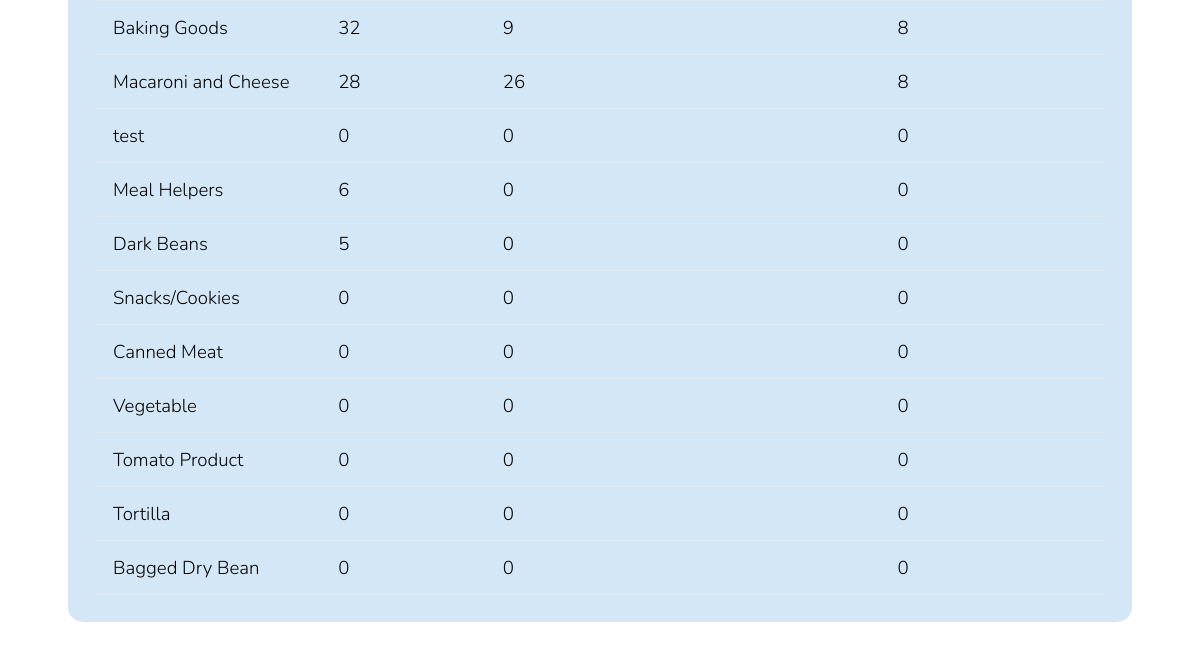
Page /inventory.php (signed in, lower part) on the earlier database version.
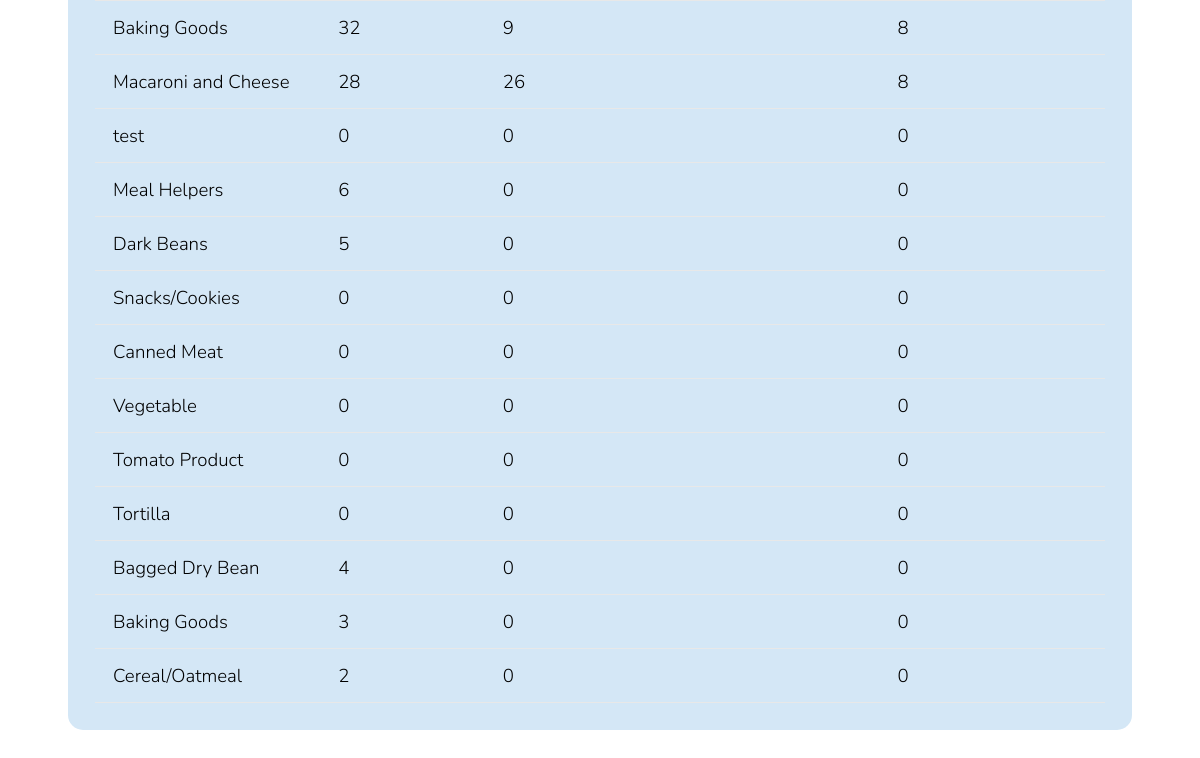
Same page on the later database version.
### tables this page shows
CREATE TABLE `dbinventory` (
  `id` int(11) NOT NULL,
  `location` varchar(50) NOT NULL DEFAULT 'Main',
  `item_category_id` int(11) NOT NULL,
  `category_name` varchar(100) NOT NULL,
  `current_quantity` int(11) NOT NULL,
  `minimum_quantity` int(11) NOT NULL,
  `allocated_quantity` int(11) NOT NULL
);

### database/dbInventory.php (called while the page is built, shortened)
<?php
include_once(dirname(__FILE__).'/../domain/InventoryItem.php');
function getAllInventoryItems() {
    $con = connect();
    $query = "SELECT * FROM dbinventory ORDER BY id";
    $result = mysqli_query($con, $query);
    $inventoryItems = array();
    while ($row = mysqli_fetch_assoc($result)) {
        $inventoryItem = new InventoryItem($row['id'], $row['item_category_id'], $row['category_name'], $row['current_quantity'], $row['minimum_quantity'], $row['allocated_quantity']);
        $inventoryItems[] = $inventoryItem;
    }
    return $inventoryItems;
}

### domain/InventoryItem.php (called while the page is built, shortened)
<?php
class InventoryItem {
    private $category_name;
    private $current_quantity;
    private $minimum_quantity;
    private $allocated_quantity;
    function __construct($id, $item_category_id, $category_name, $current_quantity, $minimum_quantity, $allocated_quantity) {
        $this->category_name = $category_name;
        $this->current_quantity = $current_quantity;
        $this->minimum_quantity = $minimum_quantity;
        $this->allocated_quantity = $allocated_quantity;
    }
    function getCategoryName() {
        return $this->category_name;
    }
    function getCurrentQuantity() {
        return $this->current_quantity;
    }
    function getMinimumQuantity() {
        return $this->minimum_quantity;
    }
    function getAllocatedQuantity() {
        return $this->allocated_quantity;
    }
}

### inventory.php (the view, shortened to what this page needs)
<?php
require_once(__DIR__ . '/database/dbInventory.php');
$items = getAllInventoryItems();
?>
<!DOCTYPE html>
<html>
<head>
    <?php require_once('universal.inc'); ?>
    <link rel="stylesheet" href="css/base.css">
</head>
<body>
    <?php require_once('header.php'); ?>
    <main>
<div class="report-container">
            <div class="report-section">
                <br>
                <div id="sorted-table">
                    <div class="table-wrapper">
                        <table class="report-table" id="sortedInventoryTable">
                            <tbody>
                                <?php if (count($items) > 0): ?>
                                    <?php foreach ($items as $item): ?>
                                        <tr>
                                            <td><?= htmlspecialchars($item->getCategoryName()) ?></td>
                                            <td><?= htmlspecialchars($item->getCurrentQuantity()) ?></td>
                                            <td><?= htmlspecialchars($item->getAllocatedQuantity()) ?></td>
                                            <td data-sort-value="<?= $item->getAllocatedQuantity() > $item->getCurrentQuantity() ? '1' : '0' ?>"><?= $item->getAllocatedQuantity() > $item->getCurrentQuantity() ? '✓' : '' ?></td>
                                            <td><?= htmlspecialchars($item->getMinimumQuantity()) ?></td>
                                        </tr>
                                    <?php endforeach; ?>
                                <?php else: ?>
                                    <tr>
                                        <td colspan="8" class="empty-state">No items found.</td>
                                    </tr>
                                <?php endif; ?>
                            </tbody>
                        </table>
                    </div>
                </div>
            </div>
		</div>
    </main>
</body>
</html>

Differences in the rows shown:
changed dbinventory "Bagged Dry Bean": current_quantity "0" → "4"
added dbinventory: category_name "Baking Goods", current_quantity "3", allocated_quantity "0", minimum_quantity "0"
added dbinventory: category_name "Cereal/Oatmeal", current_quantity "2", allocated_quantity "0", minimum_quantity "0"
